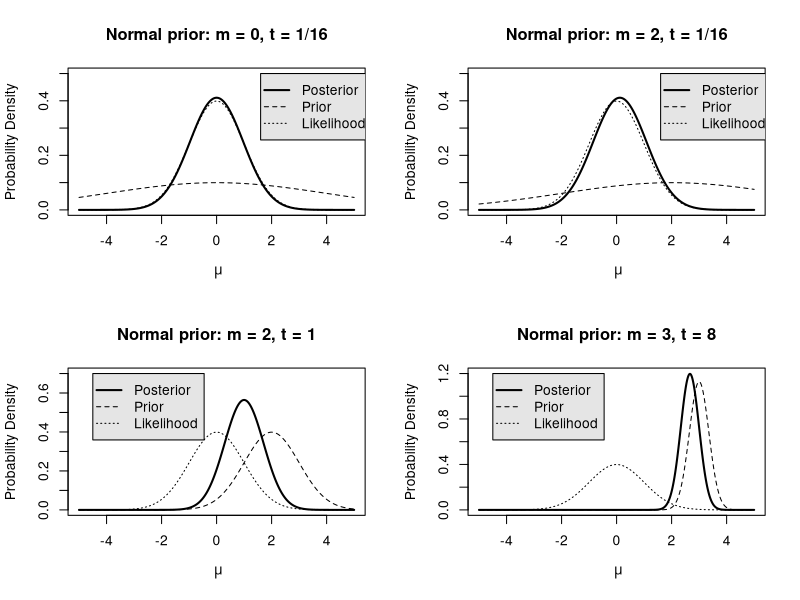

Write R code to recreate this figure.
## ---- chunk 1
par(mfrow=c(2,2))
# Top left
m <- 0; tau <- 1 # data (likelihood function)
nu <- 0; gamma <- 1/16; sigma <- 1/sqrt(gamma) # prior distribution
mu_post <- (tau*m + nu*gamma)/(tau + gamma) # posterior mean
tau_post <- tau + gamma # posterior precision
sigma_post <- 1/sqrt(tau_post) # posterior standard deviations

## functions 
likelihood <- Vectorize(function(mu) dnorm(mu, m, 1/sqrt(tau)))
Prior <- Vectorize(function(mu) dnorm(mu, nu, sigma))
Post1 <- Vectorize(function(mu) dnorm(mu, mu_post, sigma_post))

## graph 
curve(Post1, -5, 5, xlab = ~mu, ylab = "Probability Density", main = "Normal prior: m = 0, t = 1/16", lwd = 2, n = 10000, ylim = c(0, 0.5))
curve(Prior, xlab = ~theta, lwd = 1, lty = 2, add = T, n = 10000)
curve(likelihood, xlab = ~theta, lwd = 1, lty = 3, add = T, n = 10000)
legend(1.6, 0.5, c("Posterior", "Prior", "Likelihood"), col = c("black", "black", "black"), 
       text.col = "black", lty = c(1,2,3), lwd = c(2,1,1), 
       merge = TRUE, bg = "gray90", cex =1)

# Top right
m <- 0; tau <- 1 # data (likelihood function)
nu <- 2; gamma <- 1/16; sigma <- 1/sqrt(gamma) # prior distribution
mu_post <- (tau*m + nu*gamma)/(tau + gamma) # posterior mean
tau_post <- tau + gamma # posterior precision
sigma_post <- 1/sqrt(tau_post) # posterior standard deviations

## functions 
likelihood <- Vectorize(function(mu) dnorm(mu, m, 1/sqrt(tau)))
Prior <- Vectorize(function(mu) dnorm(mu, nu, sigma))
Post1 <- Vectorize(function(mu) dnorm(mu, mu_post, sigma_post))

## graph 
curve(Post1, -5, 5, xlab = ~mu, ylab = "Probability Density", main = "Normal prior: m = 2, t = 1/16", lwd = 2, n = 10000, ylim = c(0, 0.5))
curve(Prior, xlab = ~theta, lwd = 1, lty = 2, add = T, n = 10000)
curve(likelihood, xlab = ~theta, lwd = 1, lty = 3, add = T, n = 10000)
legend(1.6, 0.5, c("Posterior", "Prior", "Likelihood"), col = c("black", "black", "black"), 
       text.col = "black", lty = c(1,2,3), lwd = c(2,1,1), 
       merge = TRUE, bg = "gray90", cex =1)

# bottom left
m <- 0; tau <- 1 # data (likelihood function)
nu <- 2; gamma <- 1; sigma <- 1/sqrt(gamma) # prior distribution
mu_post <- (tau*m + nu*gamma)/(tau + gamma) # posterior mean
tau_post <- tau + gamma # posterior precision
sigma_post <- 1/sqrt(tau_post) # posterior standard deviations

## functions 
likelihood <- Vectorize(function(mu) dnorm(mu, m, 1/sqrt(tau)))
Prior <- Vectorize(function(mu) dnorm(mu, nu, sigma))
Post1 <- Vectorize(function(mu) dnorm(mu, mu_post, sigma_post))

## graph 
curve(Post1, -5, 5, xlab = ~mu, ylab = "Probability Density", main = "Normal prior: m = 2, t = 1", lwd = 2, n = 10000, ylim = c(0, 0.7))
curve(Prior, xlab = ~theta, lwd = 1, lty = 2, add = T, n = 10000)
curve(likelihood, xlab = ~theta, lwd = 1, lty = 3, add = T, n = 10000)
legend(-4.5, 0.7, c("Posterior", "Prior", "Likelihood"), col = c("black", "black", "black"), 
       text.col = "black", lty = c(1,2,3), lwd = c(2,1,1), 
       merge = TRUE, bg = "gray90", cex =1)


# bottom right
m <- 0; tau <- 1 # data (likelihood function)
nu <- 3; gamma <- 8; sigma <- 1/sqrt(gamma) # prior distribution
mu_post <- (tau*m + nu*gamma)/(tau + gamma) # posterior mean
tau_post <- tau + gamma # posterior precision
sigma_post <- 1/sqrt(tau_post) # posterior standard deviations

## functions 
likelihood <- Vectorize(function(mu) dnorm(mu, m, 1/sqrt(tau)))
Prior <- Vectorize(function(mu) dnorm(mu, nu, sigma))
Post1 <- Vectorize(function(mu) dnorm(mu, mu_post, sigma_post))

## graph 
curve(Post1, -5, 5, xlab = ~mu, ylab = "Probability Density", main = "Normal prior: m = 3, t = 8", lwd = 2, n = 10000, ylim = c(0,1.2))
curve(Prior, xlab = ~theta, lwd = 1, lty = 2, add = T, n = 10000)
curve(likelihood, xlab = ~theta, lwd = 1, lty = 3, add = T, n = 10000)
legend(-4.5, 1.2, c("Posterior", "Prior", "Likelihood"), col = c("black", "black", "black"), 
       text.col = "black", lty = c(1,2,3), lwd = c(2,1,1), 
       merge = TRUE, bg = "gray90", cex =1)

